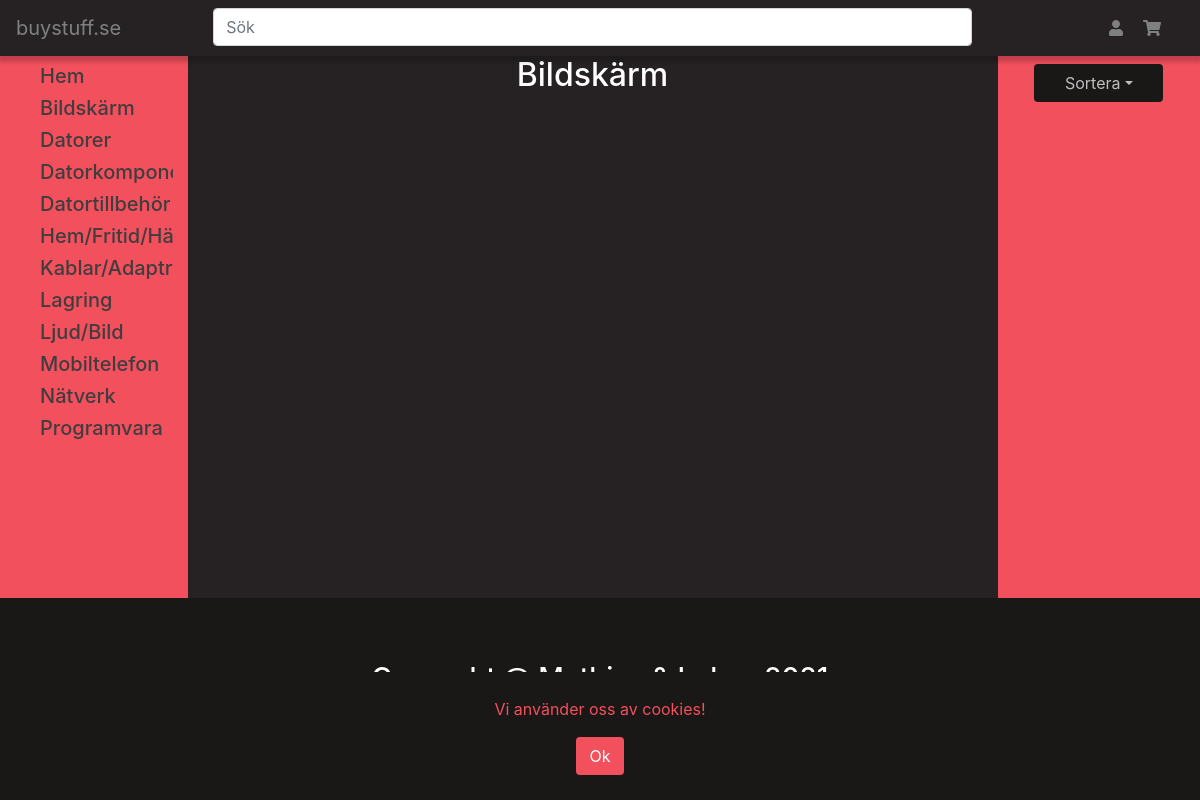
/products/1, run on the app's committed database.
### my_server/models.py (models this page shows, shortened)
class Category(db.Model):
    id = db.Column(db.Integer, primary_key=True)
    name = db.Column(db.String(120), unique=True, nullable=False)
    description = db.Column(db.Text, nullable=False)
    super_category = db.Column(db.Integer, db.ForeignKey('category.id'), nullable=False, default=0)

### my_server/shop/routes.py (the view)
@shop.route('/products')
@shop.route('/products/<category>')
def products(category=0):
    if 'search_data' in session:
        data = session['search_data']
        session.pop('search_data')
        return rt('products.html',products=data)
    elif category == 0:
        products = Product.query.all()
        return rt('products.html',products=products)
    return rt('products.html',products=Product.query.filter_by(category=category).all(),logged_id=is_logged_in(),category=Category.query.filter_by(id=category).first(),user=get_current_user(), categories = Category.query.all())

### my_server/shop/utils.py (called while the page is built)
def is_logged_in():
    if 'logged_in' in session:
        return True
    return False

def get_current_user():
    if is_logged_in():
        username = session['username']
        user = User.query.filter_by(username=username).first()
        return user
    return None

### my_server/templates/products.html (shortened to what this page needs)
{% extends 'base.html' %}
{%block content%}
<h2 class="text-white">{{category.name}}</h2>
{% endblock%}
{%block right%}
<div class="dropdown horizontal-center mt-1vh mb-1vh">
    <button class="btn dropdown-toggle color-darkernight horizontal-center w-75 color-lgray" type="button" data-toggle="dropdown">Sortera</button>
</div>
{%endblock%}

### my_server/templates/base.html (shortened to what this page needs)
<!DOCTYPE html>
<html lang="sv">
<head>
    <link rel="stylesheet" href="..{{ url_for('static', filename='style.css') }}">
    <link rel="stylesheet" href="https://maxcdn.bootstrapcdn.com/bootstrap/4.5.2/css/bootstrap.min.css">
    <link href="http://maxcdn.bootstrapcdn.com/font-awesome/4.1.0/css/font-awesome.min.css" rel="stylesheet">
</head>
<body class="d-flex flex-column min-vh-100 bg-secondary">
<nav id="navbar" class="navbar navbar-expand-sm color-darknight shadow-bottom sticky-top">
    <div class="collapse navbar-collapse" id="navbarTogglerDemo01">
        <div class="row flex-grow-1 mr-0px">
            <div class="col-sm-2">
                <ul class="navbar-nav">
                    <li class="nav-item">
                        <a class="navbar-brand nav-color" href="{{url_for('main.start')}}">buystuff.se</a>
                    </li>
                </ul>
            </div>
            <div class="col-sm-8">
                    <ul class="navbar-nav justify-content-center">
                        <li class="nav-item dropdown w-100">
                            <input class="form-control search-input" type="search"  onkeyup="searchFunction(this.value)" placeholder="Sök" data-toggle="dropdown">
                        </li>
                    </ul>
            </div>
            <div class="col-sm-2">
                <ul class="navbar-nav float-r">
                    <li class="nav-item dropdown pc">
                        <a class="nav-link nav-color" data-toggle="dropdown"><i class="fas fa-user mr-1"></i></a>
                    </li>
                    <li class="nav-item dropdown pc">
                        <a onclick="shoppingCart()" class="nav-link nav-color" data-toggle="dropdown"><i class="fas fa-shopping-cart"></i></a>
                    </li>
                </ul>
            </div>
        </div>
    </div>
</nav>
<div class="row flex-grow-1 mr-0px">
    <div class="col-sm-2 color-cherry-bg">
        <ul class="mt-1vh">
            <a class="text-deco" href="{{ url_for('main.start')}}">
                <li class="text-overflow">
                        <h5 class="color-darkernight-text">
                            Hem
                        </h5>
                </li>
            </a>
            {% for category in categories%}
                {% if category.id != 0 %}
                <a class="text-deco" href="{{ url_for('shop.products',category=category.id)}}">
                    <li class="text-overflow">
                            <h5 class="color-darkernight-text">
                                {{category.name}}
                            </h5>
                    </li>
                </a>
                {% endif %}
            {% endfor %}
        </ul>
    </div>
    <div class="col-sm-8 color-darknight ta-c">
        {%block content%}{% endblock%}
    </div>
    <div class="col-sm-2 color-cherry-bg">
        {%block right%}{%endblock%}
    </div>
</div>
<div id="accept-cookie" class="container-fluid cookie-confirmation text-center color-darkernight">
    <div class="center">
        <p class="color-cherry">Vi använder oss av cookies!</p>
        <button class="btn btn-cherry" onclick="acceptedCookies()">Ok</button>
    </div>
</div>
<div class="footer-bottom mt-auto color-darkernight jumbotron jumbotron-fluid text-center">
    <h3 class="text-white">Copyrght @ Mathias & Lukas 2021</h3>
    <a href="{{ url_for('users.newsletter_registration') }}">
        <h5 class="text-white">Gå med i nyhetsbrevet</h5>
    </a>
</div>
</body>
</html>

### my_server/static/style.css (style rules this page uses)
.shadow-bottom { box-shadow: 0 4px 4px 2px rgba(0,0,0,.2); }
.nav-color { color: grey !important; }
.btn-cherry { background-color: #F2505D !important; color: white !important; }
.color-cherry { color: #F2505D !important; }
.color-cherry-bg { background-color: #F2505D; }
.color-darknight { background-color: #262223 !important; }
.color-darkernight { background-color: #1a1717 !important; }
.color-darkernight-text { color: #403D3E !important; }
.color-lgray { color: #BFBFBF !important; }
.horizontal-center { display: flex; justify-content: center; }
.mt-1vh { margin-top: 1vh; }
.mb-1vh { margin-bottom: 1vh; }
.center { margin: 0; position: absolute; top: 50%; left: 50%; -ms-transform: translate(-50%, -50%); transform: translate(-50%, -50%); width: 80%; }
.cookie-confirmation { display: inline-block; padding: 4rem 2rem; position: fixed; bottom: 0; }
.footer-bottom { margin-bottom: 0 !important; }
#accept-cookie { display: none; }
.float-r { float: right; }
.mr-0px { margin-right: 0px !important; }
.pc { display: block !important; }
.text-overflow { overflow: hidden; text-overflow: ellipsis; }
.text-deco { text-decoration: none; }
.ta-c { text-align: center; }

### data on the page
Category: name "Bildskärm"
Category: name "Datorer"
Category: name "Datorkompo…"
Category: name "Datortillbehör"
Category: name "Hem/Fritid/…"
Category: name "Kablar/Adap…"
Category: name "Lagring"
Category: name "Ljud/Bild"
Category: name "Mobiltelefon"
Category: name "Nätverk"
Category: name "Programvara"
